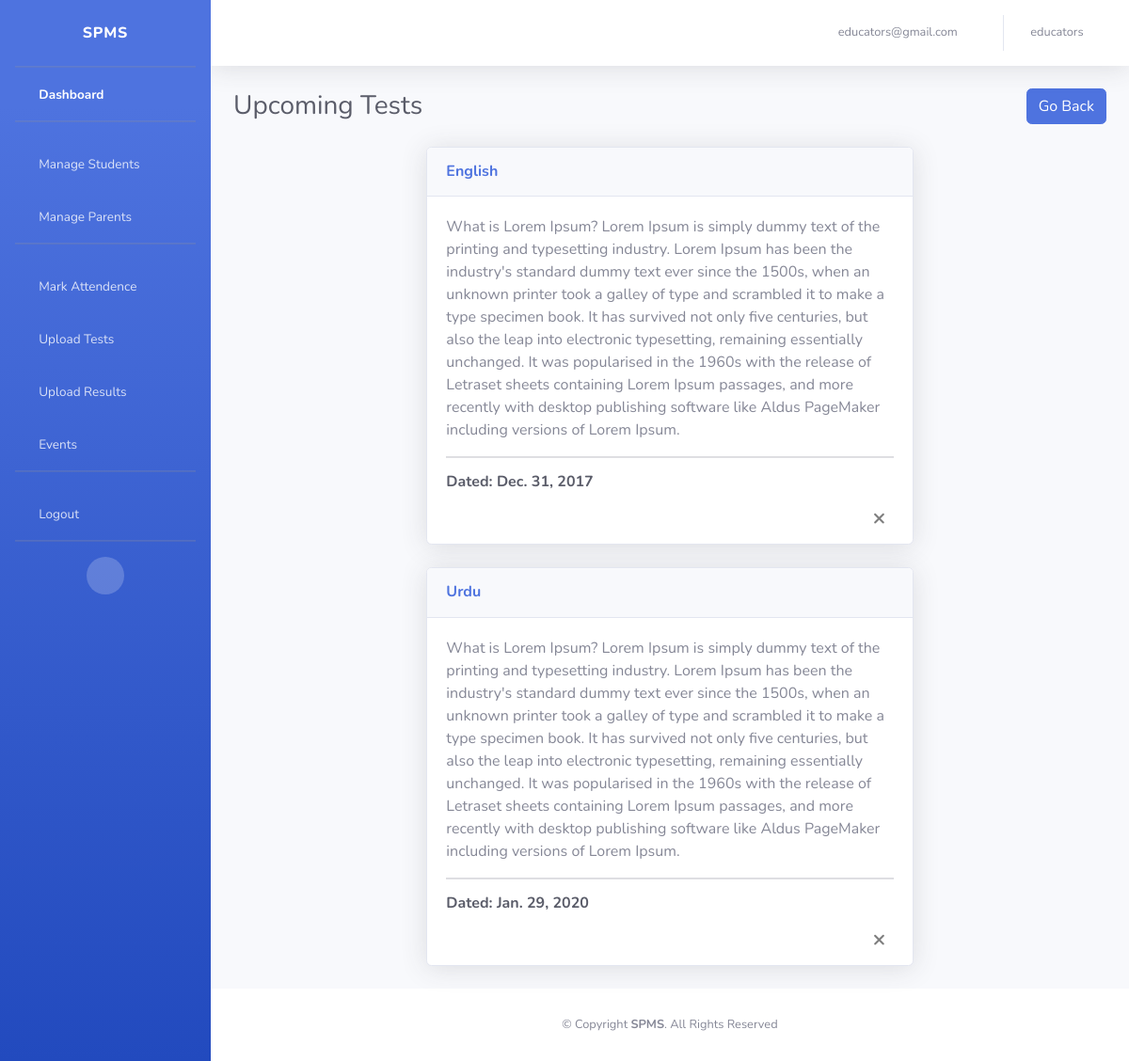
/dashboard/upcoming-tests/14 (signed in), run on the app's committed database.
### account/models.py (models this page shows, shortened)
class Account(AbstractBaseUser):
    email           = models.EmailField(verbose_name="email", max_length=60, unique=True)
    username        = models.CharField(max_length=30, unique=True)
    date_joined     = models.DateTimeField(verbose_name="date joined", auto_now_add=True)
    last_login      = models.DateTimeField(verbose_name="last login", auto_now=True)
    is_admin        = models.BooleanField(default=False)
    is_active       = models.BooleanField(default=True)
    is_staff        = models.BooleanField(default=False)
    is_superuser    = models.BooleanField(default=False)
    is_school       = models.BooleanField(default=False)
    is_parent       = models.BooleanField(default=False)
    registration_no = models.IntegerField(unique=True, null=True)
    objects = myAccountManager()
    USERNAME_FIELD = 'email'
    REQUIRED_FIELDS = ['username']

### dashboard/models.py (models this page shows)
class School(models.Model):
    name            = models.CharField(max_length=255, null=True)
    contact         = models.IntegerField(null=True)
    address         = models.CharField(max_length=255, null=True)
    account         = models.OneToOneField(Account, on_delete=models.CASCADE)
    def __str__(self):
        return self.name

class Upcoming_Test(models.Model):
    subject         = models.CharField(max_length=50, null=True)
    description     = models.CharField(max_length=50, null=True)
    date            = models.DateField(null=True)
    for_class       = models.ForeignKey(Class, on_delete=models.CASCADE, default=None)

### dashboard/views.py (the view)
# urls.py: path('upcoming-tests/<int:Id>', views.upcomingtest, name='upcomingtest'),
def upcomingtest(request, Id):
    if request.user.is_authenticated:
        myclass            = Class.objects.get(id=Id)
        tests              = Upcoming_Test.objects.filter(for_class=myclass).order_by('-id')
        return render(request, 'dashboard/upcomingtest.html', {'tests':tests, 'classid':Id})
    else:
        return redirect('notfound')

### templates/dashboard/upcomingtest.html
{% extends 'dashboard/dashboardbase.html' %}
{% load static %}
{% block DashboardActive %}active{% endblock DashboardActive %}
{% block body %}
<div class="d-sm-flex align-items-center justify-content-between mb-4">
    <h1 class="h3 mb-0 text-gray-800">Upcoming Tests</h1>
    <div class="text-right">
        <a href="{% url 'classdetails' Id=classid %}"><button type="button" class="btn btn-primary text-center">Go Back</button></a>
    </div>
</div>
{% for test in tests  %}
<div class="col-lg-7 mx-auto">
    <div class="card shadow mb-4">
        <a href="#collapseCardExample" class="d-block card-header py-3" data-toggle="collapse"
            role="button" aria-expanded="true" aria-controls="collapseCardExample">
            <h6 class="m-0 font-weight-bold text-primary">{{test.subject}}</h6>
        </a>
        <div class="collapse show" id="collapseCardExample">
            <div class="card-body">
                {{test.description}}
                <hr>
                <h6 class="m-0 font-weight-bold text-dark">Dated: {{test.date}}</h6>
                {% if request.user.is_school %}
                <a href="{% url 'deletetest' Id=test.id %}">
                <button type="button" class="close mx-2 my-3"  aria-label="Close">
                    <span aria-hidden="true">&times;</span>
                </button>
                </a>
                {% endif %}
            </div>
        </div>
    </div>
</div>
{% endfor %}
{% endblock body %}

### templates/dashboard/dashboardbase.html (shortened to what this page needs)
<!doctype html>
{% load static %}
<html lang="en">
  <head>
    <link href="https://cdn.jsdelivr.net/npm/bootstrap@5.1.3/dist/css/bootstrap.min.css" rel="stylesheet">
    <link href="{% static 'dash/vendor/fontawesome-free/css/all.min.css' %}" rel="stylesheet" type="text/css">
    <link href="{% static 'dash/css/sb-admin-2.min.css' %}" rel="stylesheet">
    <link href="{% static 'dash/vendor/datatables/dataTables.bootstrap4.min.css' %}" rel="stylesheet">
  </head>
  <body>
    <div id="wrapper">
        <ul class="navbar-nav bg-gradient-primary sidebar sidebar-dark accordion" id="accordionSidebar">
            <a class="sidebar-brand d-flex align-items-center justify-content-center">
                <div class="sidebar-brand-text mx-3">SPMS</div>
            </a>
            <hr class="sidebar-divider my-0">
            <li class="nav-item {% block DashboardActive %}{% endblock DashboardActive %}">
                <a class="nav-link" href="/dashboard">
                    <i class="fas fa-fw fa-house-user"></i>
                    <span>Dashboard</span></a>
            </li>
            <hr class="sidebar-divider">
            {% if request.user.is_school %}
            <li class="nav-item {% block ManageAndDeleteStudentActive %}{% endblock ManageAndDeleteStudentActive %}">
                <a class="nav-link collapsed" href="#" data-toggle="collapse" data-target="#collapseTwo"
                    aria-expanded="true" aria-controls="collapseTwo">
                    <i class="fas fa-fw fa-cogs"></i>
                    <span>Manage Students</span>
                </a>
            </li>
            <li class="nav-item {% block ManageAndDeleteParentActive %}{% endblock ManageAndDeleteParentActive %}">
              <a class="nav-link collapsed" href="#" data-toggle="collapse" data-target="#collapseUtilities"
                  aria-expanded="true" aria-controls="collapseUtilities">
                  <i class="fas fa-fw fa-cogs"></i>
                  <span>Manage Parents</span>
              </a>
          </li>
            <hr class="sidebar-divider">
            <li class="nav-item {% block MarkAttendenceActive %}{% endblock MarkAttendenceActive %}">
                <a class="nav-link" href="/dashboard/markatten">
                    <i class="fas fa-fw fa-calendar-day"></i>
                    <span>Mark Attendence</span></a>
            </li>
            <li class="nav-item {% block UploadTestActive %}{% endblock UploadTestActive %}">
                <a class="nav-link" href="/dashboard/uploadtest">
                    <i class="fas fa-fw fa-pager"></i>
                    <span>Upload Tests</span></a>
            </li>
            <li class="nav-item {% block UploadResultActive %}{% endblock UploadResultActive %}">
                <a class="nav-link" href="/dashboard/uploadresults">
                    <i class="fas fa-fw fa-list-alt"></i>
                    <span>Upload Results</span></a>
            </li>
            {% endif %}
            <li class="nav-item {% block EventsActive %}{% endblock EventsActive %}">
                <a class="nav-link" href="/dashboard/events">
                    <i class="fas fa-fw fa-chart-area"></i>
                    <span>Events</span></a>
            </li>
            <hr class="sidebar-divider d-none d-md-block">
            <li class="nav-item">
              <a class="nav-link" href="/dashboard/logout">
                  <i class="fas fa-fw fa-sign-out-alt"></i>
                  <span>Logout</span></a>
          </li>
          <hr class="sidebar-divider d-none d-md-block">
            <div class="text-center d-none d-md-inline">
                <button class="rounded-circle border-0" id="sidebarToggle"></button>
            </div>
        </ul>
        <div id="content-wrapper" class="d-flex flex-column">
            <div id="content">
                <nav class="navbar navbar-expand navbar-light bg-white topbar mb-4 static-top shadow">
                    <ul class="navbar-nav ml-auto">
                        <li class="nav-item dropdown no-arrow">
                            <a class="nav-link dropdown-toggle">
                                {% if request.user.is_school %}
                                <span class="mr-2 d-none d-lg-inline text-gray-600 small">{{request.user.email}}</span>
                                {% endif %}
                                <i class="fas fa-envelope"></i>
                            </a>
                        </li>
                        <li class="nav-item dropdown no-arrow">
                            <a class="nav-link dropdown-toggle">
                                {% if request.user.is_school %}
                                <span class="mr-2 d-none d-lg-inline text-gray-600 small">{{request.user.school}}</span>
                                {% endif %}
                                <i class="fas fa-user"></i>
                            </a>
                        </li>
                    </ul>
                </nav>
                <div class="container-fluid">
                    {% block body %}{% endblock body %}
                </div>
            </div>
            <footer class="sticky-footer bg-white">
                <div class="container my-auto">
                    <div class="copyright text-center my-auto">
                        &copy; Copyright <strong><span>SPMS</span></strong>. All Rights Reserved
                    </div>
                </div>
            </footer>
        </div>
    </div>
  </body>
</html>

### data on the page
Account: user.email "educators@gmail.com", user.school "educators"
Upcoming_Test: subject "English", description "What is Lorem Ipsum? Lorem Ipsum is simply dummy text of the printing and typesetting industry. Lorem Ipsum has been the industry's standard dummy text ever since the 1500s, when an unknown printer took a galley of type and scrambled it to make a type specimen book. It has survived not only five centuries, but also the leap into electronic typesetting, remaining essentially unchanged. It was popularised in the 1960s with the release of Letraset sheets containing Lorem Ipsum passages, and more recently with desktop publishing software like Aldus PageMaker including versions of Lorem Ipsum.", date "Dec. 31, 2017"
Upcoming_Test: subject "Urdu", description "What is Lorem Ipsum? Lorem Ipsum is simply dummy text of the printing and typesetting industry. Lorem Ipsum has been the industry's standard dummy text ever since the 1500s, when an unknown printer took a galley of type and scrambled it to make a type specimen book. It has survived not only five centuries, but also the leap into electronic typesetting, remaining essentially unchanged. It was popularised in the 1960s with the release of Letraset sheets containing Lorem Ipsum passages, and more recently with desktop publishing software like Aldus PageMaker including versions of Lorem Ipsum.", date "Jan. 29, 2020"
